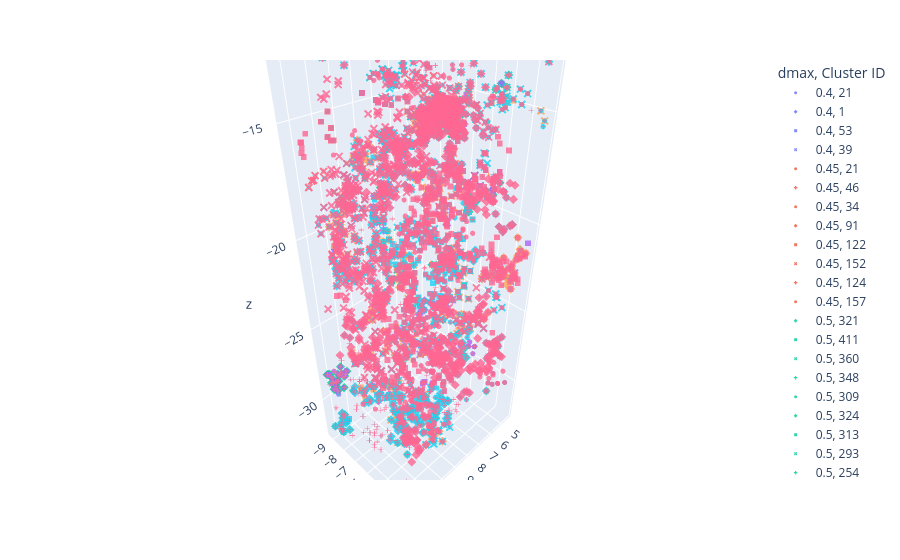

The code cell stored with this chart in its notebook:
### Markdown cell above
#### Compare cluster shapes 

...across all param clusterID.pos files

### Code cell
# see selected cluster(s) across all param values in one scattered 3d graph
fig = cc.compare_selected_clusters_across_param(
    xml_files=xml_files,
    swept_param_values=d_max_values,
    swept_param_name='dmax',
    chosen_param_value=0.6,
    selected_clusters=[321, 98]
)
fig.show()
